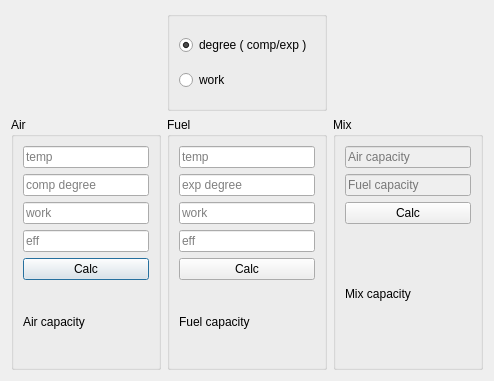
<?xml version="1.0" encoding="UTF-8"?>
<ui version="4.0">
 <class>EndCalc</class>
 <widget class="QDialog" name="EndCalc">
  <property name="geometry">
   <rect>
    <x>0</x>
    <y>0</y>
    <width>494</width>
    <height>381</height>
   </rect>
  </property>
  <property name="windowTitle">
   <string>End</string>
  </property>
  <layout class="QGridLayout" name="gridLayout">
   <item row="0" column="0">
    <spacer name="verticalSpacer">
     <property name="orientation">
      <enum>Qt::Vertical</enum>
     </property>
     <property name="sizeType">
      <enum>QSizePolicy::Fixed</enum>
     </property>
     <property name="sizeHint" stdset="0">
      <size>
       <width>20</width>
       <height>100</height>
      </size>
     </property>
    </spacer>
   </item>
   <item row="0" column="1">
    <widget class="QGroupBox" name="groupBox_mode">
     <property name="sizePolicy">
      <sizepolicy hsizetype="Preferred" vsizetype="Fixed">
       <horstretch>0</horstretch>
       <verstretch>0</verstretch>
      </sizepolicy>
     </property>
     <property name="minimumSize">
      <size>
       <width>0</width>
       <height>100</height>
      </size>
     </property>
     <property name="title">
      <string/>
     </property>
     <layout class="QVBoxLayout" name="verticalLayout">
      <item>
       <widget class="QRadioButton" name="radioButton_degree">
        <property name="text">
         <string>degree ( comp/exp ) </string>
        </property>
        <property name="checked">
         <bool>true</bool>
        </property>
       </widget>
      </item>
      <item>
       <widget class="QRadioButton" name="radioButton_work">
        <property name="text">
         <string>work</string>
        </property>
       </widget>
      </item>
     </layout>
    </widget>
   </item>
   <item row="0" column="2">
    <spacer name="verticalSpacer_2">
     <property name="orientation">
      <enum>Qt::Vertical</enum>
     </property>
     <property name="sizeType">
      <enum>QSizePolicy::Fixed</enum>
     </property>
     <property name="sizeHint" stdset="0">
      <size>
       <width>20</width>
       <height>100</height>
      </size>
     </property>
    </spacer>
   </item>
   <item row="1" column="0">
    <widget class="QGroupBox" name="groupBox_air">
     <property name="title">
      <string>Air</string>
     </property>
     <layout class="QVBoxLayout" name="verticalLayout_2">
      <item>
       <widget class="QLineEdit" name="le_tempAir">
        <property name="placeholderText">
         <string>temp</string>
        </property>
       </widget>
      </item>
      <item>
       <widget class="QLineEdit" name="le_degreeAir">
        <property name="placeholderText">
         <string>comp degree</string>
        </property>
       </widget>
      </item>
      <item>
       <widget class="QLineEdit" name="le_workAir">
        <property name="placeholderText">
         <string>work</string>
        </property>
       </widget>
      </item>
      <item>
       <widget class="QLineEdit" name="le_effAir">
        <property name="placeholderText">
         <string>eff</string>
        </property>
       </widget>
      </item>
      <item>
       <widget class="QPushButton" name="pb_calcAir">
        <property name="text">
         <string>Calc</string>
        </property>
       </widget>
      </item>
      <item>
       <widget class="QLabel" name="output_air">
        <property name="text">
         <string>Air capacity</string>
        </property>
       </widget>
      </item>
     </layout>
    </widget>
   </item>
   <item row="1" column="1">
    <widget class="QGroupBox" name="groupBox_fuel">
     <property name="title">
      <string>Fuel</string>
     </property>
     <layout class="QVBoxLayout" name="verticalLayout_3">
      <item>
       <widget class="QLineEdit" name="le_tempFuel">
        <property name="placeholderText">
         <string>temp</string>
        </property>
       </widget>
      </item>
      <item>
       <widget class="QLineEdit" name="le_degreeFuel">
        <property name="placeholderText">
         <string>exp degree</string>
        </property>
       </widget>
      </item>
      <item>
       <widget class="QLineEdit" name="le_workFuel">
        <property name="placeholderText">
         <string>work</string>
        </property>
       </widget>
      </item>
      <item>
       <widget class="QLineEdit" name="le_effFuel">
        <property name="placeholderText">
         <string>eff</string>
        </property>
       </widget>
      </item>
      <item>
       <widget class="QPushButton" name="pb_calcFuel">
        <property name="text">
         <string>Calc</string>
        </property>
       </widget>
      </item>
      <item>
       <widget class="QLabel" name="output_fuel">
        <property name="text">
         <string>Fuel capacity</string>
        </property>
       </widget>
      </item>
     </layout>
    </widget>
   </item>
   <item row="1" column="2">
    <widget class="QGroupBox" name="groupBox_mix">
     <property name="title">
      <string>Mix</string>
     </property>
     <layout class="QVBoxLayout" name="verticalLayout_4">
      <item>
       <widget class="QLineEdit" name="le_capAir">
        <property name="enabled">
         <bool>false</bool>
        </property>
        <property name="text">
         <string/>
        </property>
        <property name="placeholderText">
         <string>Air capacity</string>
        </property>
       </widget>
      </item>
      <item>
       <widget class="QLineEdit" name="le_capFuel">
        <property name="enabled">
         <bool>false</bool>
        </property>
        <property name="readOnly">
         <bool>true</bool>
        </property>
        <property name="placeholderText">
         <string>Fuel capacity</string>
        </property>
       </widget>
      </item>
      <item>
       <widget class="QPushButton" name="pb_calcMix">
        <property name="text">
         <string>Calc</string>
        </property>
       </widget>
      </item>
      <item>
       <widget class="QLabel" name="output_mix">
        <property name="text">
         <string>Mix capacity</string>
        </property>
       </widget>
      </item>
     </layout>
    </widget>
   </item>
  </layout>
 </widget>
 <resources/>
 <connections/>
</ui>
